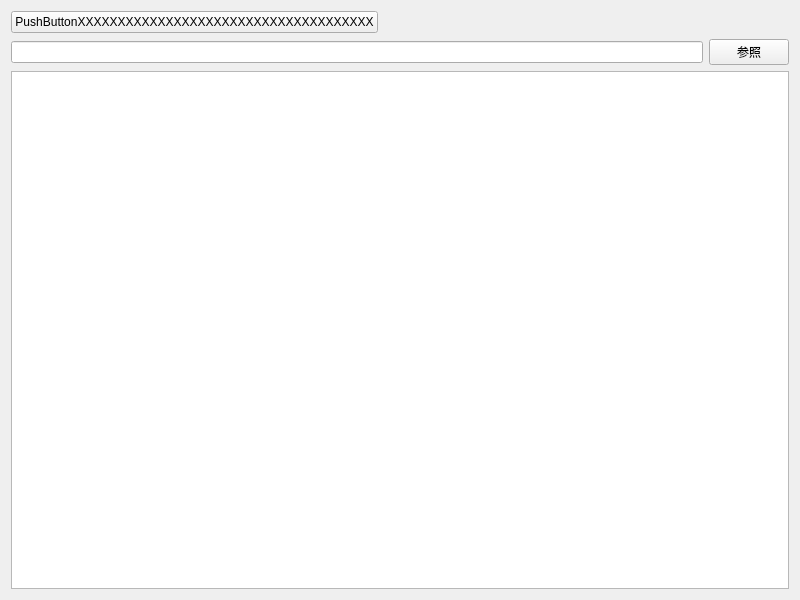
<?xml version="1.0" encoding="UTF-8"?>
<ui version="4.0">
 <class>Sqlite01_Widget</class>
 <widget class="QWidget" name="Sqlite01_Widget">
  <property name="geometry">
   <rect>
    <x>0</x>
    <y>0</y>
    <width>800</width>
    <height>600</height>
   </rect>
  </property>
  <property name="windowTitle">
   <string>Sqlite01_Widget</string>
  </property>
  <layout class="QVBoxLayout" name="verticalLayout">
   <item>
    <layout class="QHBoxLayout" name="horizontalLayout">
     <item>
      <widget class="QPushButton" name="pushButton">
       <property name="text">
        <string>PushButtonXXXXXXXXXXXXXXXXXXXXXXXXXXXXXXXXXXXXX</string>
       </property>
      </widget>
     </item>
     <item>
      <spacer name="horizontalSpacer">
       <property name="orientation">
        <enum>Qt::Horizontal</enum>
       </property>
       <property name="sizeHint" stdset="0">
        <size>
         <width>40</width>
         <height>20</height>
        </size>
       </property>
      </spacer>
     </item>
    </layout>
   </item>
   <item>
    <layout class="QHBoxLayout" name="horizontalLayout_2">
     <item>
      <widget class="QLineEdit" name="lineEdit"/>
     </item>
     <item>
      <widget class="QPushButton" name="open_dialog_button">
       <property name="text">
        <string>参照</string>
       </property>
      </widget>
     </item>
    </layout>
   </item>
   <item>
    <widget class="QTextBrowser" name="textBrowser">
     <property name="minimumSize">
      <size>
       <width>0</width>
       <height>120</height>
      </size>
     </property>
    </widget>
   </item>
  </layout>
 </widget>
 <resources/>
 <connections/>
</ui>
